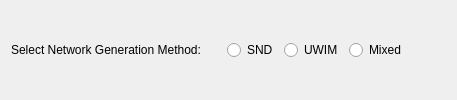
                     <widget class="QWidget" name="widget_4" native="true">
                      <layout class="QHBoxLayout" name="horizontalLayout_12">
                       <item>
                        <widget class="QLabel" name="label_5">
                         <property name="text">
                          <string>&lt;html&gt;&lt;head/&gt;&lt;body&gt;&lt;p&gt;Select Network Generation Method:&lt;/p&gt;&lt;/body&gt;&lt;/html&gt;</string>
                         </property>
                        </widget>
                       </item>
                       <item>
                        <spacer name="horizontalSpacer_3">
                         <property name="orientation">
                          <enum>Qt::Horizontal</enum>
                         </property>
                         <property name="sizeType">
                          <enum>QSizePolicy::Fixed</enum>
                         </property>
                         <property name="sizeHint" stdset="0">
                          <size>
                           <width>20</width>
                           <height>20</height>
                          </size>
                         </property>
                        </spacer>
                       </item>
                       <item>
                        <widget class="QRadioButton" name="radioButton_2">
                         <property name="toolTip">
                          <string>&lt;html&gt;&lt;head/&gt;&lt;body&gt;&lt;p&gt;Max Maurer's super network generator&lt;/p&gt;&lt;/body&gt;&lt;/html&gt;</string>
                         </property>
                         <property name="whatsThis">
                          <string>&lt;html&gt;&lt;head/&gt;&lt;body&gt;&lt;p&gt;Max maurer's super method&lt;/p&gt;&lt;/body&gt;&lt;/html&gt;</string>
                         </property>
                         <property name="text">
                          <string>SND</string>
                         </property>
                        </widget>
                       </item>
                       <item>
                        <widget class="QRadioButton" name="radioButton_3">
                         <property name="text">
                          <string>UWIM</string>
                         </property>
                        </widget>
                       </item>
                       <item>
                        <widget class="QRadioButton" name="radioButton_4">
                         <property name="text">
                          <string>Mixed</string>
                         </property>
                        </widget>
                       </item>
                       <item>
                        <spacer name="horizontalSpacer">
                         <property name="orientation">
                          <enum>Qt::Horizontal</enum>
                         </property>
                         <property name="sizeHint" stdset="0">
                          <size>
                           <width>40</width>
                           <height>20</height>
                          </size>
                         </property>
                        </spacer>
                       </item>
                      </layout>
                     </widget>
